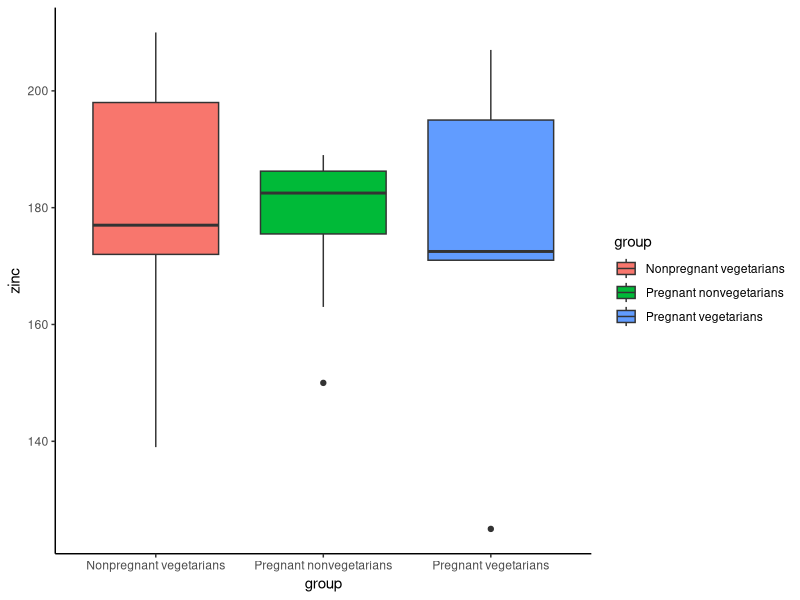

Reproduce this figure in R.
# Load libraries
library(ggplot2)
library(dplyr)
library(tidyr)

# Set working directory
setwd("D:/R-4.0.2/ESE5023_Assignments/PS3")
#3
zinc_data <- read.csv(file = "zinc.csv", header = T)
zinc_data_tbl<-as_tibble(zinc_data)
#mean,sd
zinc_data_tbl %>% 
  group_by(group) %>% 
  summarise(mean=mean(zinc,na.rm = TRUE),sd=sd(zinc,na.rm = TRUE))
#boxplot
zinc_data_tbl %>%
  group_by(group) %>% 
  ggplot(aes(x = group, y = zinc, fill =group)) +
  geom_boxplot() +
  theme_classic()
pre_nonv<-zinc_data_tbl %>% 
  filter(group=="Pregnant vegetarians")
pre_v<-zinc_data_tbl %>% 
  filter(group=="Pregnant nonvegetarians")
nonpre_v<-zinc_data_tbl %>% 
  filter(group=="Nonpregnant vegetarians")
#t.test
t.test(pre_nonv$zinc, pre_v$zinc)
t.test(pre_nonv$zinc, nonpre_v$zinc)
t.test(nonpre_v$zinc, pre_nonv$zinc)

# the boxplot shows that the zinc level of pregnant nonvegetarians
# is bigger than vegetarians. 
# then we use t-test,the results shows the p-values are all big than 0.5, 
# I think no obvious evidence can prove that 
# pregnant vegetarians tend to have lower zinc levels than pregnant nonvegetarians

# good work
